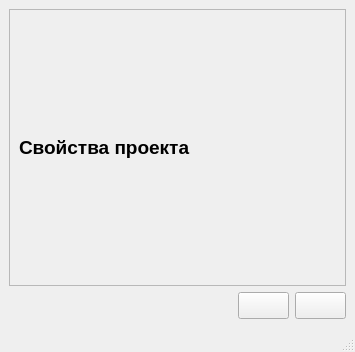
<?xml version="1.0" encoding="UTF-8"?>
<ui version="4.0">
 <class>ProjectEditWindow</class>
 <widget class="QMainWindow" name="ProjectEditWindow">
  <property name="windowModality">
   <enum>Qt::WindowModal</enum>
  </property>
  <property name="geometry">
   <rect>
    <x>0</x>
    <y>0</y>
    <width>355</width>
    <height>352</height>
   </rect>
  </property>
  <property name="font">
   <font>
    <pointsize>12</pointsize>
   </font>
  </property>
  <property name="windowTitle">
   <string>Редактирование проекта</string>
  </property>
  <widget class="QWidget" name="centralwidget">
   <layout class="QVBoxLayout" name="verticalLayout">
    <item>
     <widget class="QScrollArea" name="scrollArea">
      <property name="widgetResizable">
       <bool>true</bool>
      </property>
      <widget class="QWidget" name="scrollAreaWidgetContents">
       <property name="geometry">
        <rect>
         <x>0</x>
         <y>0</y>
         <width>335</width>
         <height>243</height>
        </rect>
       </property>
       <layout class="QVBoxLayout" name="loControls">
        <item>
         <widget class="QLabel" name="lblProjectProperties">
          <property name="font">
           <font>
            <pointsize>14</pointsize>
            <weight>75</weight>
            <bold>true</bold>
           </font>
          </property>
          <property name="text">
           <string>Свойства проекта</string>
          </property>
         </widget>
        </item>
       </layout>
      </widget>
     </widget>
    </item>
    <item>
     <layout class="QHBoxLayout" name="horizontalLayout">
      <item>
       <spacer name="horizontalSpacer">
        <property name="orientation">
         <enum>Qt::Horizontal</enum>
        </property>
        <property name="sizeHint" stdset="0">
         <size>
          <width>40</width>
          <height>20</height>
         </size>
        </property>
       </spacer>
      </item>
      <item>
       <widget class="QPushButton" name="btnSave">
        <property name="toolTip">
         <string>Сохранить изменения</string>
        </property>
        <property name="text">
         <string/>
        </property>
        <property name="icon">
         <iconset resource="icons.qrc">
          <normaloff>:/images/icons/save.png</normaloff>:/images/icons/save.png</iconset>
        </property>
        <property name="iconSize">
         <size>
          <width>32</width>
          <height>32</height>
         </size>
        </property>
       </widget>
      </item>
      <item>
       <widget class="QPushButton" name="btnClose">
        <property name="toolTip">
         <string>Закрыть окно</string>
        </property>
        <property name="text">
         <string/>
        </property>
        <property name="icon">
         <iconset resource="icons.qrc">
          <normaloff>:/images/icons/close.png</normaloff>:/images/icons/close.png</iconset>
        </property>
        <property name="iconSize">
         <size>
          <width>32</width>
          <height>32</height>
         </size>
        </property>
       </widget>
      </item>
     </layout>
    </item>
   </layout>
  </widget>
  <widget class="QMenuBar" name="menubar">
   <property name="geometry">
    <rect>
     <x>0</x>
     <y>0</y>
     <width>355</width>
     <height>21</height>
    </rect>
   </property>
  </widget>
  <widget class="QStatusBar" name="statusbar"/>
 </widget>
 <resources>
  <include location="icons.qrc"/>
 </resources>
 <connections/>
</ui>
